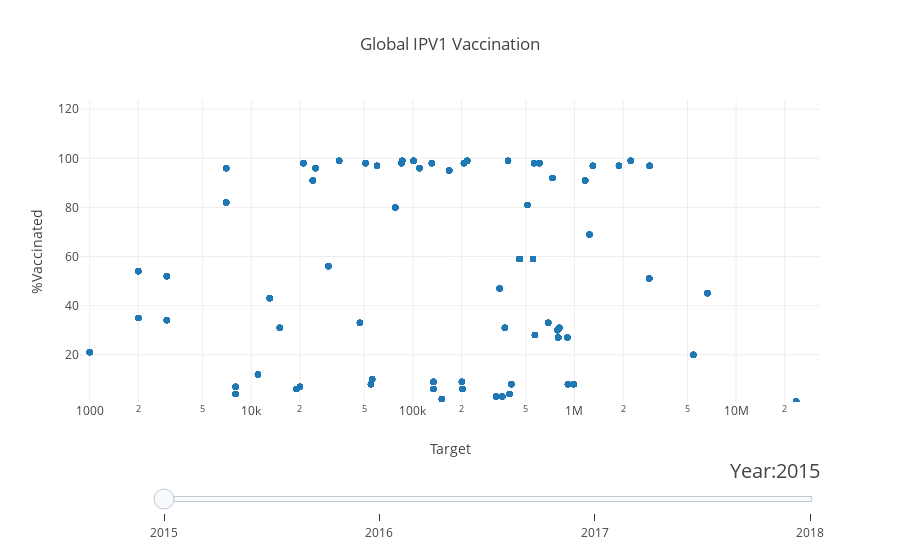

Source (notebook cell):
### Code cell
figure['layout']['sliders'] = {
    'args': [
        'slider.value', {
            'duration': 400,
            'ease': 'cubic-in-out'
        }
    ],
    'initialValue': min(years),
    'plotlycommand': 'animate',
    'values': years,
    'visible': True
}
sliders_dict = {
    'active': 0,
    'yanchor': 'top',
    'xanchor': 'left',
    'currentvalue': {
        'font': {'size': 20},
        'prefix': 'Year:',
        'visible': True,
        'xanchor': 'right'
    },
    'transition': {'duration': 300, 'easing': 'cubic-in-out'},
    'pad': {'b': 10, 't': 50},
    'len': 0.9,
    'x': 0.1,
    'y': 0,
    'steps': []
}

from bubbly.bubbly import add_slider_steps

for year in years:
    add_slider_steps(sliders_dict, year)
    
figure['layout']['sliders'] = [sliders_dict]
plotly.offline.iplot(figure, config={'scrollzoom': True})

### Figure 1 — Plotly figure (JSON) as saved in the notebook; plotly's stock layout.template omitted (floating-point values rounded to 4 significant figures; data arrays with more than 128 entries replaced by an {"elided": "..."} marker saying what was removed)
{"data": [{"mode": "markers", "text": {"elided": "1540 str values"}, "type": "scatter", "uid": "3fbdae21-6869-4207-8c84-125a446302a0", "x": {"elided": "1540 int values"}, "y": {"elided": "1540 int values"}}], "layout": {"hovermode": "closest", "showlegend": false, "sliders": [{"active": 0, "currentvalue": {"font": {"size": 20}, "prefix": "Year:", "visible": true, "xanchor": "right"}, "len": 0.9, "pad": {"b": 10, "t": 50}, "steps": [{"args": [[2015], {"frame": {"duration": 300, "redraw": false}, "mode": "immediate", "transition": {"duration": 300}}], "label": "2015", "method": "animate"}, {"args": [[2016], {"frame": {"duration": 300, "redraw": false}, "mode": "immediate", "transition": {"duration": 300}}], "label": "2016", "method": "animate"}, {"args": [[2017], {"frame": {"duration": 300, "redraw": false}, "mode": "immediate", "transition": {"duration": 300}}], "label": "2017", "method": "animate"}, {"args": [[2018], {"frame": {"duration": 300, "redraw": false}, "mode": "immediate", "transition": {"duration": 300}}], "label": "2018", "method": "animate"}], "transition": {"duration": 300, "easing": "cubic-in-out"}, "x": 0.1, "xanchor": "left", "y": 0, "yanchor": "top"}], "title": {"text": "Global IPV1 Vaccination"}, "xaxis": {"range": [2.94, 7.52], "title": {"text": "Target"}, "type": "log"}, "yaxis": {"range": [0.75, 123.8], "title": {"text": "%Vaccinated"}}}}
